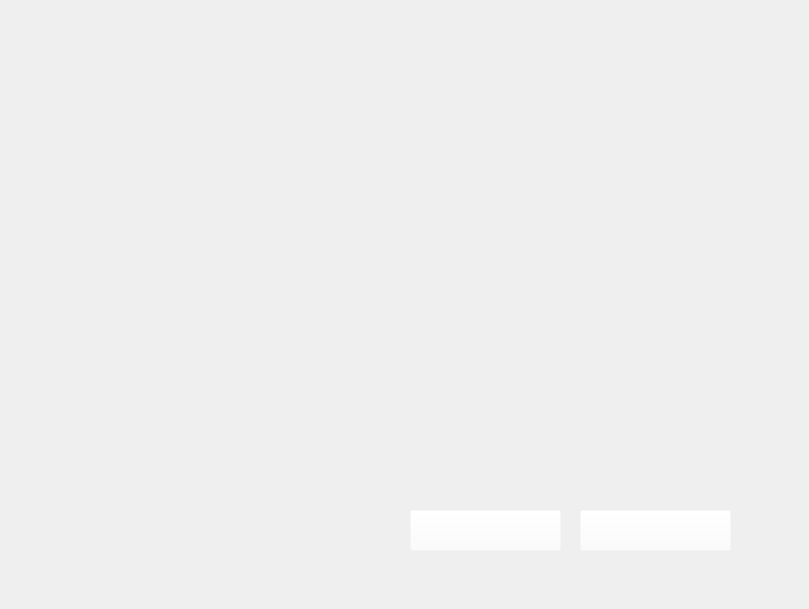
    <widget class="QWidget" name="end_page">
     <widget class="QLabel" name="ending_page_label">
      <property name="geometry">
       <rect>
        <x>0</x>
        <y>0</y>
        <width>800</width>
        <height>600</height>
       </rect>
      </property>
      <property name="text">
       <string/>
      </property>
      <property name="pixmap">
       <pixmap>tosize_2/ending_page.png</pixmap>
      </property>
     </widget>
     <widget class="QLabel" name="player1_final">
      <property name="geometry">
       <rect>
        <x>430</x>
        <y>140</y>
        <width>90</width>
        <height>70</height>
       </rect>
      </property>
      <property name="font">
       <font>
        <family>Modern No. 20</family>
        <pointsize>48</pointsize>
       </font>
      </property>
      <property name="styleSheet">
       <string notr="true">QLabel{
	color: #ffffff;
}</string>
      </property>
      <property name="text">
       <string/>
      </property>
      <property name="alignment">
       <set>Qt::AlignCenter</set>
      </property>
     </widget>
     <widget class="QLabel" name="player2_final">
      <property name="geometry">
       <rect>
        <x>430</x>
        <y>270</y>
        <width>90</width>
        <height>70</height>
       </rect>
      </property>
      <property name="font">
       <font>
        <family>Modern No. 20</family>
        <pointsize>48</pointsize>
       </font>
      </property>
      <property name="styleSheet">
       <string notr="true">QLabel{
	color: #ffffff;
}</string>
      </property>
      <property name="text">
       <string/>
      </property>
      <property name="alignment">
       <set>Qt::AlignCenter</set>
      </property>
     </widget>
     <widget class="QLabel" name="final_winner">
      <property name="geometry">
       <rect>
        <x>280</x>
        <y>390</y>
        <width>111</width>
        <height>70</height>
       </rect>
      </property>
      <property name="font">
       <font>
        <family>Modern No. 20</family>
        <pointsize>36</pointsize>
       </font>
      </property>
      <property name="styleSheet">
       <string notr="true">QLabel{
	color: #ffffff;
}</string>
      </property>
      <property name="text">
       <string/>
      </property>
      <property name="alignment">
       <set>Qt::AlignCenter</set>
      </property>
     </widget>
     <widget class="QPushButton" name="retry_button">
      <property name="geometry">
       <rect>
        <x>410</x>
        <y>510</y>
        <width>151</width>
        <height>41</height>
       </rect>
      </property>
      <property name="styleSheet">
       <string notr="true">background-color: rgba(255, 255, 255, 0);</string>
      </property>
      <property name="text">
       <string/>
      </property>
     </widget>
     <widget class="QPushButton" name="quit_button">
      <property name="geometry">
       <rect>
        <x>580</x>
        <y>510</y>
        <width>151</width>
        <height>41</height>
       </rect>
      </property>
      <property name="styleSheet">
       <string notr="true">background-color: rgba(255, 255, 255, 0);</string>
      </property>
      <property name="text">
       <string/>
      </property>
     </widget>
    </widget>
